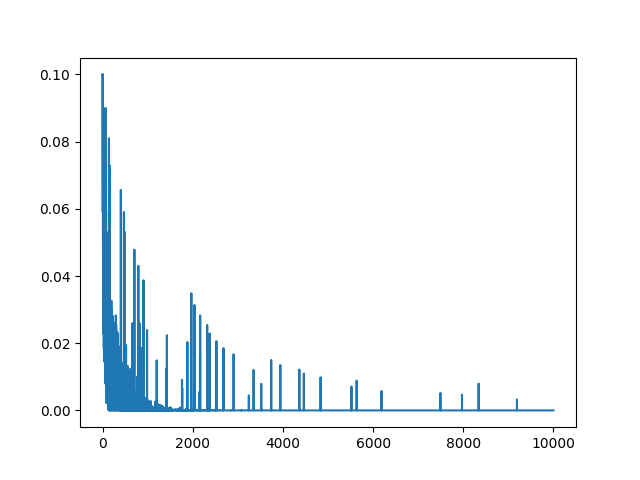

Write Python code to recreate this figure.
# https://deeplearningcourses.com/c/artificial-intelligence-reinforcement-learning-in-python
# https://www.udemy.com/artificial-intelligence-reinforcement-learning-in-python
from __future__ import print_function, division
from builtins import range
# Note: you may need to update your version of future
# sudo pip install -U future


import sys
import numpy as np
import matplotlib.pyplot as plt
from grid_world import standard_grid, negative_grid
from iterative_policy_evaluation import print_values, print_policy
from monte_carlo_es import max_dict
from td0_prediction import random_action

GAMMA = 0.9
ALPHA = 0.1
ALL_POSSIBLE_ACTIONS = ('U', 'D', 'L', 'R')


if __name__ == '__main__':
    # NOTE: if we use the standard grid, there's a good chance we will end up with
    # suboptimal policies
    # e.g.
    # ---------------------------
    #   R  |   R  |   R  |      |
    # ---------------------------
    #   R* |      |   U  |      |
    # ---------------------------
    #   U  |   R  |   U  |   L  |
    # since going R at (1,0) (shown with a *) incurs no cost, it's OK to keep doing that.
    # we'll either end up staying in the same spot, or back to the start (2,0), at which
    # point we whould then just go back up, or at (0,0), at which point we can continue
    # on right.
    # instead, let's penalize each movement so the agent will find a shorter route.
    #
    # grid = standard_grid()
    grid = negative_grid(step_cost=-0.1)

    # print rewards
    print("rewards:")
    print_values(grid.rewards, grid)

    # no policy initialization, we will derive our policy from most recent Q

    # initialize Q(s,a)
    Q = {}
    states = grid.all_states()
    for s in states:
        Q[s] = {}
        for a in ALL_POSSIBLE_ACTIONS:
            Q[s][a] = 0

    # let's also keep track of how many times Q[s] has been updated
    update_counts = {}
    update_counts_sa = {}
    for s in states:
        update_counts_sa[s] = {}
        for a in ALL_POSSIBLE_ACTIONS:
            update_counts_sa[s][a] = 1.0

    # repeat until convergence
    t = 1.0
    deltas = []
    for it in range(10000):
        if it % 100 == 0:
            t += 1e-2
        if it % 2000 == 0:
            print("it:", it)

        # instead of 'generating' an epsiode, we will PLAY
        # an episode within this loop
        s = (2, 0)  # start state
        grid.set_state(s)

        # the first (s, r) tuple is the state we start in and 0
        # (since we don't get a reward) for simply starting the game
        # the last (s, r) tuple is the terminal state and the final reward
        # the value for the terminal state is by definition 0, so we don't
        # care about updating it.
        a, _ = max_dict(Q[s])
        biggest_change = 0
        while not grid.game_over():
            a = random_action(a, eps=0.5/t)  # epsilon-greedy
            # random action also works, but slower since you can bump into walls
            # a = np.random.choice(ALL_POSSIBLE_ACTIONS)
            r = grid.move(a)
            s2 = grid.current_state()

            # we will update Q(s,a) AS we experience the episode
            old_qsa = Q[s][a]
            # the difference between SARSA and Q-Learning is with Q-Learning
            # we will use this max[a']{ Q(s',a')} in our update
            # even if we do not end up taking this action in the next step
            a2, max_q_s2a2 = max_dict(Q[s2])
            Q[s][a] = Q[s][a] + ALPHA*(r + GAMMA*max_q_s2a2 - Q[s][a])
            biggest_change = max(biggest_change, np.abs(old_qsa - Q[s][a]))

            # we would like to know how often Q(s) has been updated too
            update_counts[s] = update_counts.get(s, 0) + 1

            # next state becomes current state
            s = s2
            a = a2

        deltas.append(biggest_change)

    plt.plot(deltas)
    plt.savefig(f"{sys.argv[0][:-3]}.png")
    plt.show()

    # determine the policy from Q*
    # find V* from Q*
    policy = {}
    V = {}
    for s in grid.actions.keys():
        a, max_q = max_dict(Q[s])
        policy[s] = a
        V[s] = max_q

    # what's the proportion of time we spend updating each part of Q?
    print("update counts:")
    total = np.sum(list(update_counts.values()))
    for k, v in update_counts.items():
        update_counts[k] = float(v) / total
    print_values(update_counts, grid)

    print("values:")
    print_values(V, grid)
    print("policy:")
    print_policy(policy, grid)
